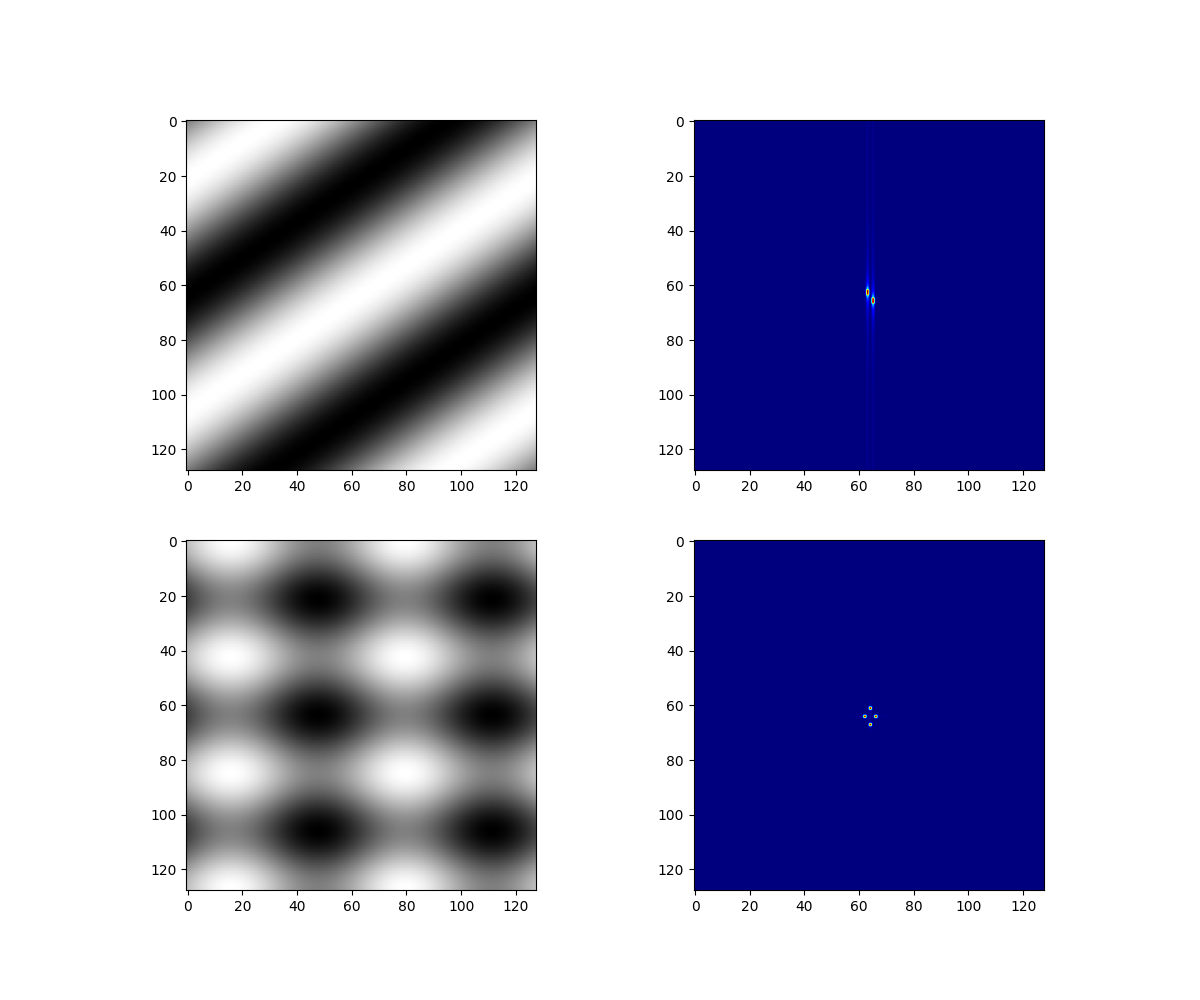

Here is the Python script that generated this plot:
import numpy as np
from matplotlib import pyplot as plt

# dim grilei
dim1, dim2 = 128, 128
n1 = np.linspace(0, 1, dim1)
n2 = np.linspace(0, 1, dim2)

n1, n2 = np.meshgrid(n1, n2)

def funcA(n1, n2):
    return np.sin(2 * np.pi * n1 + 3 * np.pi * n2)

def funcB(n1, n2):
    return np.sin(4 * np.pi * n1) + np.cos(6 * np.pi * n2)

fig, ax = plt.subplots(2, 2, figsize=(12, 10))

# sin(2pi* n1 + 3pi* n2)
fn = funcA(n1, n2)
x = np.fft.fftshift(np.fft.ifft2(fn))
ax[0][0].imshow(fn, cmap='gray')
# afisare spectru A
im = ax[0][1].imshow(np.abs(x), cmap='jet')


# sin(4pi* n1) + cos(6pi* n2)
fn = funcB(n1, n2)
x = np.fft.fftshift(np.fft.ifft2(fn))
ax[1][0].imshow(fn, cmap='gray')
# afisare spectru B
im = ax[1][1].imshow(np.abs(x), cmap='jet')

plt.savefig("ex1AB.png")
plt.show()
